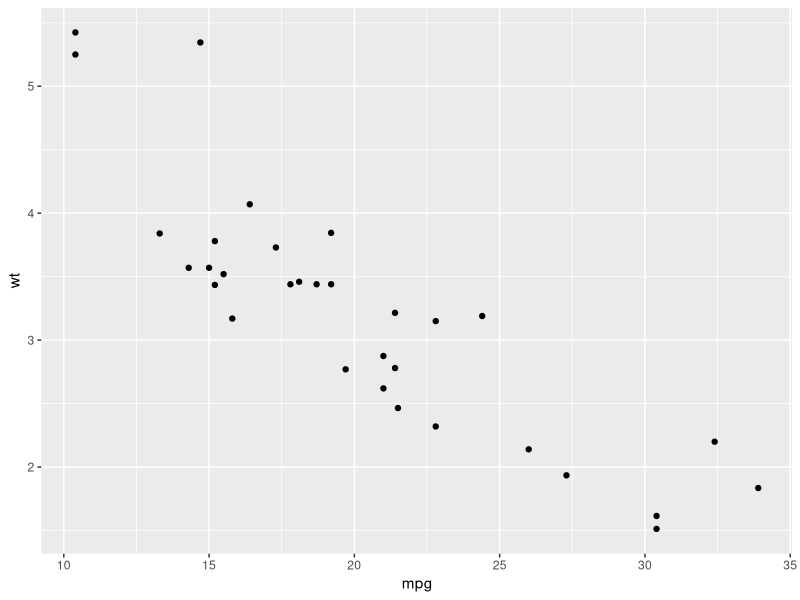
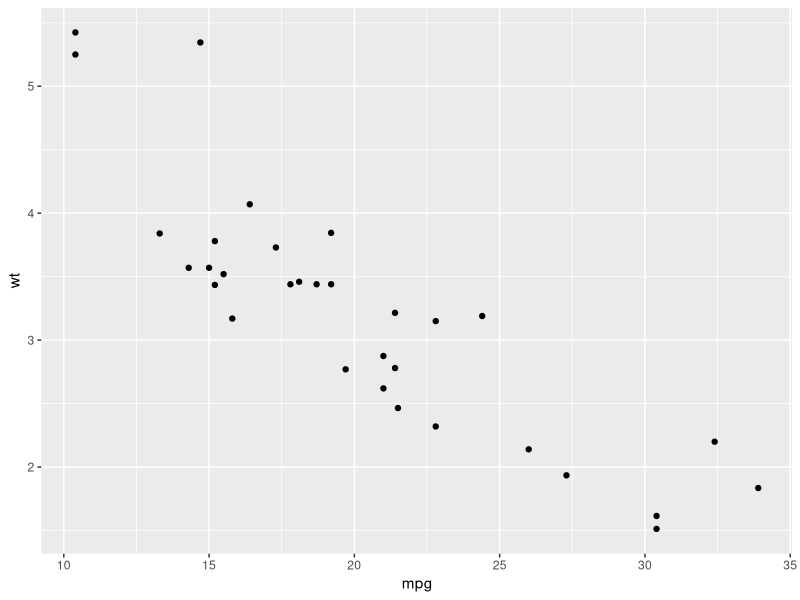

Recreate these plots in R, in order.
## ---- chunk 1
cat(stringi::stri_rand_lipsum(3, start_lipsum = TRUE), sep="\n\n")
## ---- chunk 2
library("ggplot2")

ggplot(mtcars, aes(x = mpg, y = wt)) +
  geom_point()
## ---- chunk 3
library("ggplot2")

ggplot(mtcars, aes(x = mpg, y = wt)) +
  geom_point()
